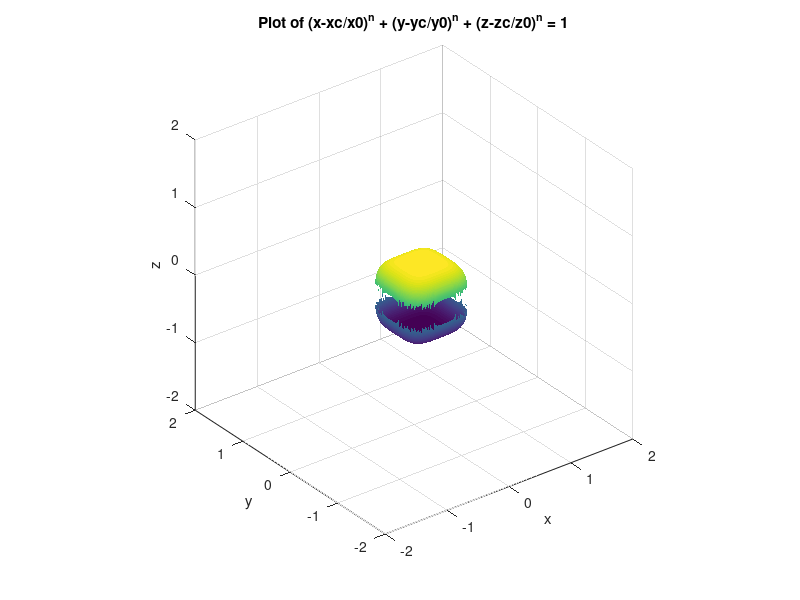

This figure's MATLAB source: (Note: this script raises an error after producing the figure.)
clc; clear all; close all;

dt = 0.1;
T = 0:dt:100;

seta_initial = -1;
for j=1:50
    Zeta_vec(:,1,j) = [0;seta_initial];  % [zeta_1; zeta_2]
    seta_initial = seta_initial + 1;
end

for j=1:50
    for i=1:length(T)
        Zeta_dot_vec = [1;sin(Zeta_vec(1,i,j))];  % [zeta_dot_1; zeta_dot_2] = [1; sin(zeta_1)]
        Zeta_vec(:,i+1,j) = Zeta_vec(:,i,j) + Zeta_dot_vec * dt;
    end
end

% figure;
% for j=1:50
%     plot(Zeta_vec(1,:,j), Zeta_vec(2,:,j), "LineWidth", 1.5, "Color", 'red')
%     hold on
%     axis([0 25 0 25])
%     xlabel('\zeta_{1}','FontSize',15)
%     ylabel('\zeta_{2}','FontSize',15)
% end 

%%%%%%%%%%%%%%%%%%%%%%%%%%%%%%%%%%%%%%%%%%%%%%%%%%%%%%%%%%%%%%%%%%%%%%%%%%%%%%%%%%%%%%%%%%%%%%%%%%%%%%%%%%%%%%%%%%%

% Define parameters
x0 = 0.5; % Example value for x0
y0 = 0.5; % Example value for y0
z0 = 0.5; % Example value for z0
n = 4;  % Example value for n

xc = 0.5; yc = 0.5; zc = 0.5;  % center of box

% Define the function
% f = @(x, y, z) (x/x0).^n + (y/y0).^n + (z/z0).^n - 1;

% Create a grid for x and y
[x, y] = meshgrid(linspace(-1, 1, 500), linspace(-1, 1, 500));

% Solve for z
z_positive = ((1 - ((x-xc)/x0).^n - ((y-yc)/y0).^n) .* z0^n).^(1/n) - zc;
z_negative = -((1 - ((x-xc)/x0).^n - ((y-yc)/y0).^n) .* z0^n).^(1/n) - zc;

% Filter out complex values
z_positive(imag(z_positive) ~= 0) = NaN;
z_negative(imag(z_negative) ~= 0) = NaN;

% Plot the positive surface
figure;
surf(x, y, real(z_positive));
hold on;
% Plot the negative surface
surf(x, y, real(z_negative));

% Customize plot
xlabel('x');
ylabel('y');
zlabel('z');
title('Plot of (x-xc/x0)^n + (y-yc/y0)^n + (z-zc/z0)^n = 1');
grid on;
axis equal;
axis([-2 2 -2 2 -2 2])

% Additional customization for clarity
shading interp;
alpha 0.7;

